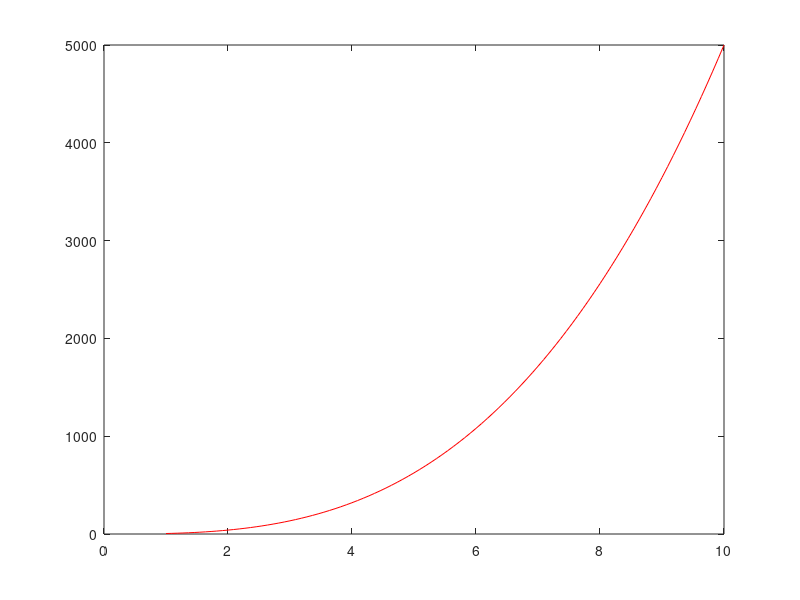

Here is the MATLAB script that generated this plot:
function result = test_plot_002
result = false;
a = figure;
t = linspace(1,10);
plot(t,5*t.^3,'r');
drawnow;
close(a);
result = true;
